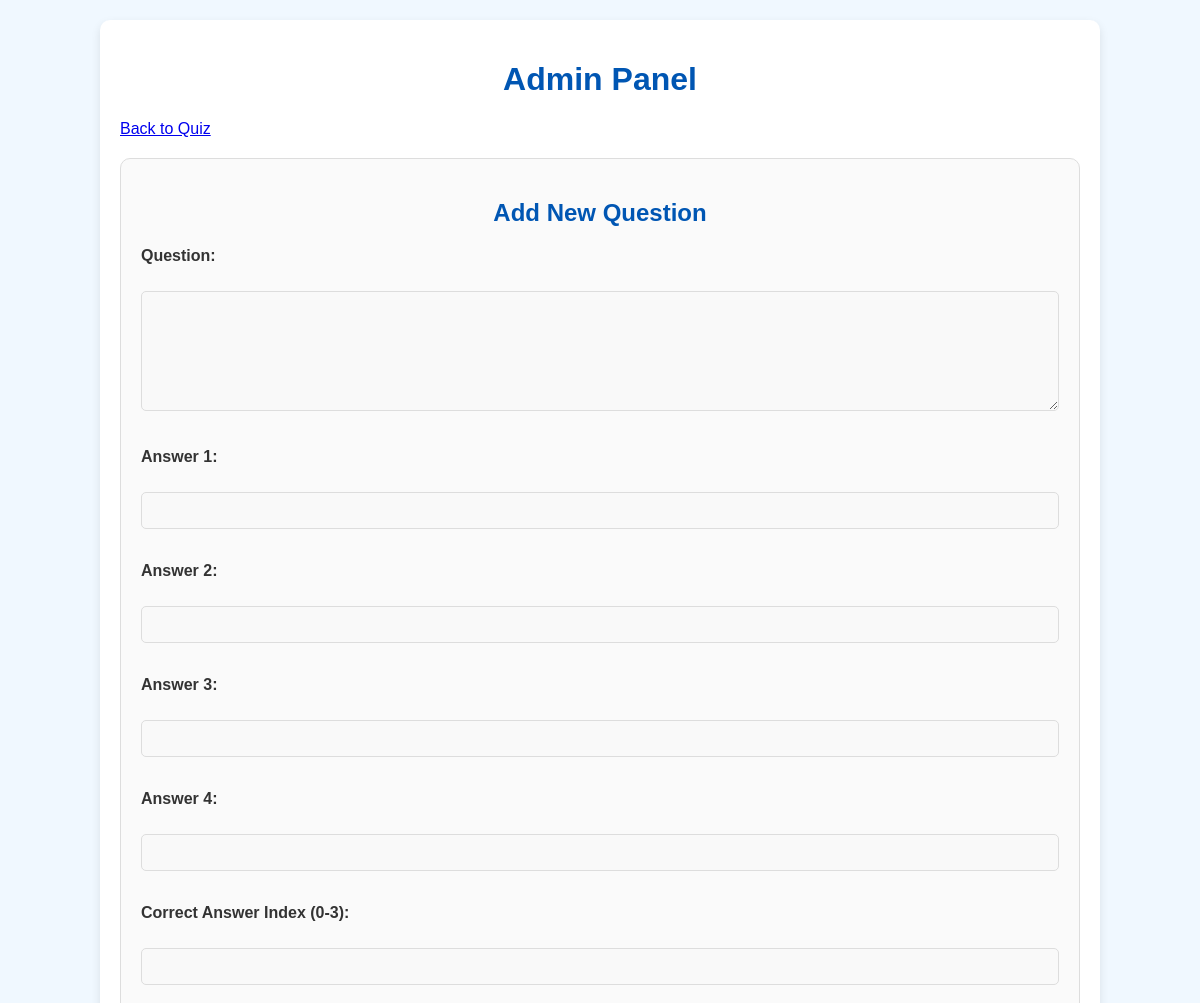
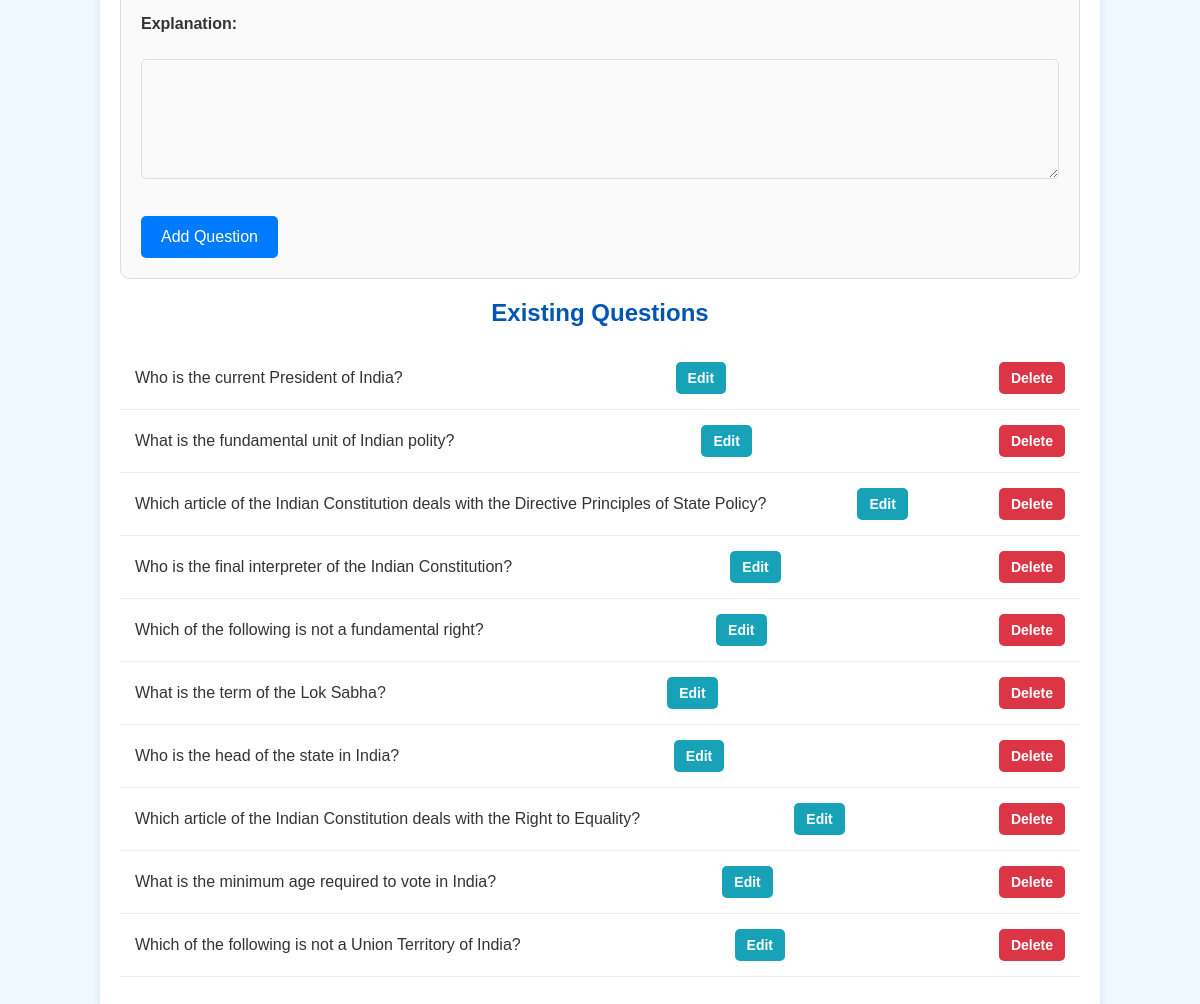
The page /admin (signed in) on the database its author committed (2 pictures, top to bottom).
### app.py (models this page shows)
class Question(db.Model):
    id = db.Column(db.Integer, primary_key=True)
    question = db.Column(db.String(255), nullable=False)
    answer1 = db.Column(db.String(255), nullable=False)
    answer2 = db.Column(db.String(255), nullable=False)
    answer3 = db.Column(db.String(255))
    answer4 = db.Column(db.String(255))
    correct_answer = db.Column(db.Integer, nullable=False)
    explanation = db.Column(db.String(255))

### app.py (the view)
@app.route("/admin")
@login_required
def admin():
    questions = Question.query.all()
    return render_template("admin.html", questions=questions)

### app.py (called while the page is built)
@login_manager.user_loader
def load_user(user_id):
    return User.query.get(int(user_id))

### templates/admin.html (shortened to what this page needs)
<!DOCTYPE html>
<html>
<head>
    <link rel="stylesheet" href="{{ url_for('static', filename='style.css') }}">
</head>
<body>
    <div class="container">
        <h1>Admin Panel</h1>
        <a href="{{ url_for('index') }}">Back to Quiz</a>
        <div class="admin-container">
            <h2>Add New Question</h2>
            <form action="{{ url_for('add_question') }}" method="POST">
                <label for="question">Question:</label><br>
                <textarea id="question" name="question" required></textarea><br><br>
                <label for="answer1">Answer 1:</label><br>
                <input type="text" id="answer1" name="answer1" required><br><br>
                <label for="answer2">Answer 2:</label><br>
                <input type="text" id="answer2" name="answer2" required><br><br>
                <label for="answer3">Answer 3:</label><br>
                <input type="text" id="answer3" name="answer3"><br><br>
                <label for="answer4">Answer 4:</label><br>
                <input type="text" id="answer4" name="answer4"><br><br>
                <label for="correct_answer">Correct Answer Index (0-3):</label><br>
                <input type="number" id="correct_answer" name="correct_answer" min="0" max="3" required><br><br>
                <label for="explanation">Explanation:</label><br>
                <textarea id="explanation" name="explanation"></textarea><br><br>
                <button type="submit">Add Question</button>
            </form>
        </div>
        <h2>Existing Questions</h2>
        <ul class="question-list">
            {% for question in questions %}
            <li>
                {{ question.question }}
                <a href="{{ url_for('edit_question', id=question.id) }}" class="edit-btn">Edit</a>
                <a href="{{ url_for('delete_question', id=question.id) }}" class="delete-btn" onclick="return confirm('Are you sure you want to delete this question?')">Delete</a>
            </li>
            {% endfor %}
        </ul>
    </div>
</body>
</html>

### static/style.css (style rules this page uses)
body { font-family: 'Arial', sans-serif; background-color: #f0f8ff; margin: 0; display: flex; flex-direction: column; min-height: 100vh; color: #333; }
.container { width: 90%; max-width: 960px; margin: 20px auto; padding: 20px; background-color: #ffffff; box-shadow: 0 4px 10px rgba(0, 0, 0, 0.1); border-radius: 10px; flex: 1; transition: transform 0.3s ease; }
h1, h2 { text-align: center; color: #0056b3; font-weight: bold; }
label { display: block; margin-bottom: 8px; font-weight: bold; color: #333; }
input[type="text"], input[type="number"], textarea { width: 100%; padding: 10px; margin-bottom: 15px; border: 1px solid #ddd; border-radius: 5px; box-sizing: border-box; background-color: #f9f9f9; }
textarea { height: 120px; resize: vertical; }
button { background-color: #007bff; color: #fff; padding: 12px 20px; border: none; border-radius: 5px; cursor: pointer; font-size: 16px; transition: background-color 0.3s, transform 0.2s; }
.admin-container { margin-top: 20px; border: 1px solid #ddd; padding: 20px; border-radius: 10px; background-color: #fafafa; }
.question-list { list-style: none; padding: 0; margin-top: 20px; }
.question-list li { padding: 15px; border-bottom: 1px solid #eee; display: flex; justify-content: space-between; align-items: center; transition: background-color 0.2s; }
.edit-btn, .delete-btn { display: inline-block; padding: 8px 12px; margin-left: 5px; text-decoration: none; border-radius: 5px; font-size: 14px; font-weight: bold; transition: background-color 0.3s, transform 0.2s; }
.edit-btn { background-color: #17a2b8; color: #fff; }
.delete-btn { background-color: #dc3545; color: #fff; }

### rows shown on the page
Question: question "Who is the current President of India?"
Question: question "What is the fundamental unit of Indian polity?"
Question: question "Which article of the Indian Constitution deals with the Directive Principles of State Policy?"
Question: question "Who is the final interpreter of the Indian Constitution?"
Question: question "Which of the following is not a fundamental right?"
Question: question "What is the term of the Lok Sabha?"
Question: question "Who is the head of the state in India?"
Question: question "Which article of the Indian Constitution deals with the Right to Equality?"
Question: question "What is the minimum age required to vote in India?"
Question: question "Which of the following is not a Union Territory of India?"
